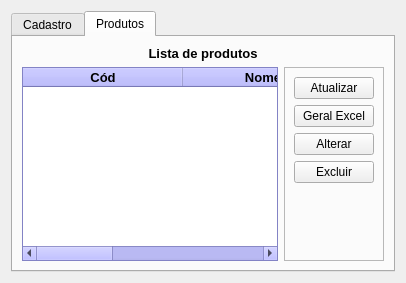
            <widget class="QWidget" name="pg_cadastro">
             <layout class="QVBoxLayout" name="verticalLayout_7">
              <item>
               <widget class="QTabWidget" name="tabWidget">
                <property name="currentIndex">
                 <number>1</number>
                </property>
                <widget class="QWidget" name="cadastro_produtos">
                 <attribute name="title">
                  <string>Cadastro</string>
                 </attribute>
                 <layout class="QGridLayout" name="gridLayout">
                  <item row="0" column="0">
                   <widget class="QFrame" name="frame_4">
                    <property name="frameShape">
                     <enum>QFrame::StyledPanel</enum>
                    </property>
                    <property name="frameShadow">
                     <enum>QFrame::Raised</enum>
                    </property>
                    <layout class="QGridLayout" name="gridLayout_2">
                     <item row="1" column="0">
                      <widget class="QLineEdit" name="txt_nomeproduto">
                       <property name="alignment">
                        <set>Qt::AlignCenter</set>
                       </property>
                       <property name="placeholderText">
                        <string>NOME DO PRODUTO</string>
                       </property>
                      </widget>
                     </item>
                     <item row="1" column="1" colspan="2">
                      <widget class="QLineEdit" name="txt_preco">
                       <property name="alignment">
                        <set>Qt::AlignCenter</set>
                       </property>
                       <property name="placeholderText">
                        <string>PREÇO</string>
                       </property>
                      </widget>
                     </item>
                     <item row="2" column="2" alignment="Qt::AlignVCenter">
                      <widget class="QPushButton" name="btn_cadastro_produto">
                       <property name="text">
                        <string>Cadastrar</string>
                       </property>
                      </widget>
                     </item>
                     <item row="0" column="0" colspan="4">
                      <widget class="QLabel" name="label_6">
                       <property name="font">
                        <font>
                         <weight>75</weight>
                         <bold>true</bold>
                        </font>
                       </property>
                       <property name="text">
                        <string>&lt;html&gt;&lt;head/&gt;&lt;body&gt;&lt;p align=&quot;center&quot;&gt;&lt;span style=&quot; font-size:10pt; color:#000000;&quot;&gt;CADASTRO DE PRODUTOS&lt;/span&gt;&lt;/p&gt;&lt;/body&gt;&lt;/html&gt;</string>
                       </property>
                      </widget>
                     </item>
                    </layout>
                   </widget>
                  </item>
                 </layout>
                </widget>
                <widget class="QWidget" name="lista_produtos">
                 <attribute name="title">
                  <string>Produtos</string>
                 </attribute>
                 <layout class="QVBoxLayout" name="verticalLayout_9">
                  <item>
                   <widget class="QLabel" name="label_5">
                    <property name="palette">
                     <palette>
                      <active>
                       <colorrole role="Base">
                        <brush brushstyle="SolidPattern">
                         <color alpha="255">
                          <red>62</red>
                          <green>62</green>
                          <blue>188</blue>
                         </color>
                        </brush>
                       </colorrole>
                      </active>
                      <inactive>
                       <colorrole role="Base">
                        <brush brushstyle="SolidPattern">
                         <color alpha="255">
                          <red>62</red>
                          <green>62</green>
                          <blue>188</blue>
                         </color>
                        </brush>
                       </colorrole>
                      </inactive>
                      <disabled>
                       <colorrole role="Base">
                        <brush brushstyle="SolidPattern">
                         <color alpha="255">
                          <red>62</red>
                          <green>62</green>
                          <blue>188</blue>
                         </color>
                        </brush>
                       </colorrole>
                      </disabled>
                     </palette>
                    </property>
                    <property name="text">
                     <string>&lt;html&gt;&lt;head/&gt;&lt;body&gt;&lt;p align=&quot;center&quot;&gt;&lt;span style=&quot; font-size:10pt; font-weight:600; color:#000000;&quot;&gt;Lista de produtos&lt;/span&gt;&lt;/p&gt;&lt;/body&gt;&lt;/html&gt;</string>
                    </property>
                   </widget>
                  </item>
                  <item>
                   <layout class="QHBoxLayout" name="horizontalLayout_5">
                    <item>
                     <widget class="QTableWidget" name="tb_produtos">
                      <property name="sizePolicy">
                       <sizepolicy hsizetype="Expanding" vsizetype="Expanding">
                        <horstretch>0</horstretch>
                        <verstretch>0</verstretch>
                       </sizepolicy>
                      </property>
                      <property name="palette">
                       <palette>
                        <active>
                         <colorrole role="WindowText">
                          <brush brushstyle="SolidPattern">
                           <color alpha="255">
                            <red>0</red>
                            <green>0</green>
                            <blue>0</blue>
                           </color>
                          </brush>
                         </colorrole>
                         <colorrole role="Button">
                          <brush brushstyle="SolidPattern">
                           <color alpha="255">
                            <red>170</red>
                            <green>170</green>
                            <blue>255</blue>
                           </color>
                          </brush>
                         </colorrole>
                         <colorrole role="Light">
                          <brush brushstyle="SolidPattern">
                           <color alpha="255">
                            <red>255</red>
                            <green>255</green>
                            <blue>255</blue>
                           </color>
                          </brush>
                         </colorrole>
                         <colorrole role="Midlight">
                          <brush brushstyle="SolidPattern">
                           <color alpha="255">
                            <red>212</red>
                            <green>212</green>
                            <blue>255</blue>
                           </color>
                          </brush>
                         </colorrole>
                         <colorrole role="Dark">
                          <brush brushstyle="SolidPattern">
                           <color alpha="255">
                            <red>85</red>
                            <green>85</green>
                            <blue>127</blue>
                           </color>
                          </brush>
                         </colorrole>
                         <colorrole role="Mid">
                          <brush brushstyle="SolidPattern">
                           <color alpha="255">
                            <red>113</red>
                            <green>113</green>
                            <blue>170</blue>
                           </color>
                          </brush>
                         </colorrole>
                         <colorrole role="Text">
                          <brush brushstyle="SolidPattern">
                           <color alpha="255">
                            <red>0</red>
                            <green>0</green>
                            <blue>0</blue>
                           </color>
                          </brush>
                         </colorrole>
                         <colorrole role="BrightText">
                          <brush brushstyle="SolidPattern">
                           <color alpha="255">
                            <red>255</red>
                            <green>255</green>
                            <blue>255</blue>
                           </color>
                          </brush>
                         </colorrole>
                         <colorrole role="ButtonText">
                          <brush brushstyle="SolidPattern">
                           <color alpha="255">
                            <red>0</red>
                            <green>0</green>
                            <blue>0</blue>
                           </color>
                          </brush>
                         </colorrole>
                         <colorrole role="Base">
                          <brush brushstyle="SolidPattern">
                           <color alpha="255">
                            <red>255</red>
                            <green>255</green>
                            <blue>255</blue>
                           </color>
                          </brush>
                         </colorrole>
                         <colorrole role="Window">
                          <brush brushstyle="SolidPattern">
                           <color alpha="255">
                            <red>170</red>
                            <green>170</green>
                            <blue>255</blue>
                           </color>
                          </brush>
                         </colorrole>
                         <colorrole role="Shadow">
                          <brush brushstyle="SolidPattern">
                           <color alpha="255">
                            <red>0</red>
                            <green>0</green>
                            <blue>0</blue>
                           </color>
                          </brush>
                         </colorrole>
                         <colorrole role="AlternateBase">
                          <brush brushstyle="SolidPattern">
                           <color alpha="255">
                            <red>212</red>
                            <green>212</green>
                            <blue>255</blue>
                           </color>
                          </brush>
                         </colorrole>
                         <colorrole role="ToolTipBase">
                          <brush brushstyle="SolidPattern">
                           <color alpha="255">
                            <red>255</red>
                            <green>255</green>
                            <blue>220</blue>
                           </color>
                          </brush>
                         </colorrole>
                         <colorrole role="ToolTipText">
                          <brush brushstyle="SolidPattern">
                           <color alpha="255">
                            <red>0</red>
                            <green>0</green>
                            <blue>0</blue>
                           </color>
                          </brush>
                         </colorrole>
                        </active>
                        <inactive>
                         <colorrole role="WindowText">
                          <brush brushstyle="SolidPattern">
                           <color alpha="255">
                            <red>0</red>
                            <green>0</green>
                            <blue>0</blue>
                           </color>
                          </brush>
                         </colorrole>
                         <colorrole role="Button">
                          <brush brushstyle="SolidPattern">
                           <color alpha="255">
                            <red>170</red>
                            <green>170</green>
                            <blue>255</blue>
                           </color>
                          </brush>
                         </colorrole>
                         <colorrole role="Light">
                          <brush brushstyle="SolidPattern">
                           <color alpha="255">
                            <red>255</red>
                            <green>255</green>
                            <blue>255</blue>
                           </color>
                          </brush>
                         </colorrole>
                         <colorrole role="Midlight">
                          <brush brushstyle="SolidPattern">
                           <color alpha="255">
                            <red>212</red>
                            <green>212</green>
                            <blue>255</blue>
                           </color>
                          </brush>
                         </colorrole>
                         <colorrole role="Dark">
                          <brush brushstyle="SolidPattern">
                           <color alpha="255">
                            <red>85</red>
                            <green>85</green>
                            <blue>127</blue>
                           </color>
                          </brush>
                         </colorrole>
                         <colorrole role="Mid">
                          <brush brushstyle="SolidPattern">
                           <color alpha="255">
                            <red>113</red>
                            <green>113</green>
                            <blue>170</blue>
                           </color>
                          </brush>
                         </colorrole>
                         <colorrole role="Text">
                          <brush brushstyle="SolidPattern">
                           <color alpha="255">
                            <red>0</red>
                            <green>0</green>
                            <blue>0</blue>
                           </color>
                          </brush>
                         </colorrole>
                         <colorrole role="BrightText">
                          <brush brushstyle="SolidPattern">
                           <color alpha="255">
                            <red>255</red>
                            <green>255</green>
                            <blue>255</blue>
                           </color>
                          </brush>
                         </colorrole>
                         <colorrole role="ButtonText">
                          <brush brushstyle="SolidPattern">
                           <color alpha="255">
                            <red>0</red>
                            <green>0</green>
                            <blue>0</blue>
                           </color>
                          </brush>
                         </colorrole>
                         <colorrole role="Base">
                          <brush brushstyle="SolidPattern">
                           <color alpha="255">
                            <red>255</red>
                            <green>255</green>
                            <blue>255</blue>
                           </color>
                          </brush>
                         </colorrole>
                         <colorrole role="Window">
                          <brush brushstyle="SolidPattern">
                           <color alpha="255">
                            <red>170</red>
                            <green>170</green>
                            <blue>255</blue>
                           </color>
                          </brush>
                         </colorrole>
                         <colorrole role="Shadow">
                          <brush brushstyle="SolidPattern">
                           <color alpha="255">
                            <red>0</red>
                            <green>0</green>
                            <blue>0</blue>
                           </color>
                          </brush>
                         </colorrole>
                         <colorrole role="AlternateBase">
                          <brush brushstyle="SolidPattern">
                           <color alpha="255">
                            <red>212</red>
                            <green>212</green>
                            <blue>255</blue>
                           </color>
                          </brush>
                         </colorrole>
                         <colorrole role="ToolTipBase">
                          <brush brushstyle="SolidPattern">
                           <color alpha="255">
                            <red>255</red>
                            <green>255</green>
                            <blue>220</blue>
                           </color>
                          </brush>
                         </colorrole>
                         <colorrole role="ToolTipText">
                          <brush brushstyle="SolidPattern">
                           <color alpha="255">
                            <red>0</red>
                            <green>0</green>
                            <blue>0</blue>
                           </color>
                          </brush>
                         </colorrole>
                        </inactive>
                        <disabled>
                         <colorrole role="WindowText">
                          <brush brushstyle="SolidPattern">
                           <color alpha="255">
                            <red>85</red>
                            <green>85</green>
                            <blue>127</blue>
                           </color>
                          </brush>
                         </colorrole>
                         <colorrole role="Button">
                          <brush brushstyle="SolidPattern">
                           <color alpha="255">
                            <red>170</red>
                            <green>170</green>
                            <blue>255</blue>
                           </color>
                          </brush>
                         </colorrole>
                         <colorrole role="Light">
                          <brush brushstyle="SolidPattern">
                           <color alpha="255">
                            <red>255</red>
                            <green>255</green>
                            <blue>255</blue>
                           </color>
                          </brush>
                         </colorrole>
                         <colorrole role="Midlight">
                          <brush brushstyle="SolidPattern">
                           <color alpha="255">
                            <red>212</red>
                            <green>212</green>
                            <blue>255</blue>
                           </color>
                          </brush>
                         </colorrole>
                         <colorrole role="Dark">
                          <brush brushstyle="SolidPattern">
                           <color alpha="255">
                            <red>85</red>
                            <green>85</green>
                            <blue>127</blue>
                           </color>
                          </brush>
                         </colorrole>
                         <colorrole role="Mid">
                          <brush brushstyle="SolidPattern">
                           <color alpha="255">
                            <red>113</red>
                            <green>113</green>
                            <blue>170</blue>
                           </color>
                          </brush>
                         </colorrole>
                         <colorrole role="Text">
                          <brush brushstyle="SolidPattern">
                           <color alpha="255">
                            <red>85</red>
                            <green>85</green>
                            <blue>127</blue>
                           </color>
                          </brush>
                         </colorrole>
                         <colorrole role="BrightText">
                          <brush brushstyle="SolidPattern">
                           <color alpha="255">
                            <red>255</red>
                            <green>255</green>
                            <blue>255</blue>
                           </color>
                          </brush>
                         </colorrole>
                         <colorrole role="ButtonText">
                          <brush brushstyle="SolidPattern">
                           <color alpha="255">
                            <red>85</red>
                            <green>85</green>
                            <blue>127</blue>
                           </color>
                          </brush>
                         </colorrole>
                         <colorrole role="Base">
                          <brush brushstyle="SolidPattern">
                           <color alpha="255">
                            <red>170</red>
                            <green>170</green>
                            <blue>255</blue>
                           </color>
                          </brush>
                         </colorrole>
                         <colorrole role="Window">
                          <brush brushstyle="SolidPattern">
                           <color alpha="255">
                            <red>170</red>
                            <green>170</green>
                            <blue>255</blue>
                           </color>
                          </brush>
                         </colorrole>
                         <colorrole role="Shadow">
                          <brush brushstyle="SolidPattern">
                           <color alpha="255">
                            <red>0</red>
                            <green>0</green>
                            <blue>0</blue>
                           </color>
                          </brush>
                         </colorrole>
                         <colorrole role="AlternateBase">
                          <brush brushstyle="SolidPattern">
                           <color alpha="255">
                            <red>170</red>
                            <green>170</green>
                            <blue>255</blue>
                           </color>
                          </brush>
                         </colorrole>
                         <colorrole role="ToolTipBase">
                          <brush brushstyle="SolidPattern">
                           <color alpha="255">
                            <red>255</red>
                            <green>255</green>
                            <blue>220</blue>
                           </color>
                          </brush>
                         </colorrole>
                         <colorrole role="ToolTipText">
                          <brush brushstyle="SolidPattern">
                           <color alpha="255">
                            <red>0</red>
                            <green>0</green>
                            <blue>0</blue>
                           </color>
                          </brush>
                         </colorrole>
                        </disabled>
                       </palette>
                      </property>
                      <attribute name="horizontalHeaderDefaultSectionSize">
                       <number>160</number>
                      </attribute>
                      <column>
                       <property name="text">
                        <string>Cód</string>
                       </property>
                       <property name="font">
                        <font>
                         <pointsize>10</pointsize>
                         <weight>75</weight>
                         <bold>true</bold>
                        </font>
                       </property>
                       <property name="textAlignment">
                        <set>AlignCenter</set>
                       </property>
                      </column>
                      <column>
                       <property name="text">
                        <string>Nome</string>
                       </property>
                       <property name="font">
                        <font>
                         <pointsize>10</pointsize>
                         <weight>75</weight>
                         <bold>true</bold>
                        </font>
                       </property>
                       <property name="textAlignment">
                        <set>AlignCenter</set>
                       </property>
                      </column>
                      <column>
                       <property name="text">
                        <string>Preço</string>
                       </property>
                       <property name="font">
                        <font>
                         <pointsize>10</pointsize>
                         <weight>75</weight>
                         <bold>true</bold>
                        </font>
                       </property>
                       <property name="textAlignment">
                        <set>AlignCenter</set>
                       </property>
                      </column>
                     </widget>
                    </item>
                    <item>
                     <widget class="QFrame" name="frame_3">
                      <property name="frameShape">
                       <enum>QFrame::StyledPanel</enum>
                      </property>
                      <property name="frameShadow">
                       <enum>QFrame::Raised</enum>
                      </property>
                      <layout class="QVBoxLayout" name="verticalLayout_8">
                       <item>
                        <widget class="QPushButton" name="btn_atualizar">
                         <property name="text">
                          <string>Atualizar</string>
                         </property>
                        </widget>
                       </item>
                       <item>
                        <widget class="QPushButton" name="btn_excel">
                         <property name="text">
                          <string>Geral Excel</string>
                         </property>
                        </widget>
                       </item>
                       <item>
                        <widget class="QPushButton" name="btn_alterar">
                         <property name="text">
                          <string>Alterar</string>
                         </property>
                        </widget>
                       </item>
                       <item>
                        <widget class="QPushButton" name="btn_excluir">
                         <property name="text">
                          <string>Excluir</string>
                         </property>
                        </widget>
                       </item>
                       <item>
                        <spacer name="verticalSpacer_2">
                         <property name="orientation">
                          <enum>Qt::Vertical</enum>
                         </property>
                         <property name="sizeHint" stdset="0">
                          <size>
                           <width>20</width>
                           <height>40</height>
                          </size>
                         </property>
                        </spacer>
                       </item>
                      </layout>
                     </widget>
                    </item>
                   </layout>
                  </item>
                 </layout>
                </widget>
               </widget>
              </item>
             </layout>
            </widget>
